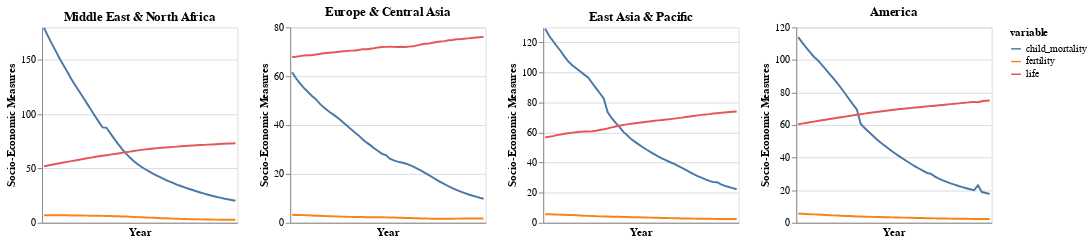

The notebook cell saved with this chart:
### Code cell
from altair.expr import datum

print('\033[1m' + 'FERTILITY,MORTALITY,LIFE' + '\033[0m')

#'Sub-Saharan Africa',
chart = alt.hconcat()
for region in high_region:
    base = alt.Chart(region_df_expand,title=region).mark_line().encode(
    alt.X('Year:O',title='Year',axis=alt.Axis(values=list(range(1,50,10)))),
    alt.Y('value:Q',title='Socio-Economic Measures'),
    alt.Color('variable:N')
).interactive().properties(
    width=200,
    height=200
)
    chart |= base.transform_filter(datum.region == region)
chart

### Figure 1 — Vega-Lite specification as saved in the notebook (floating-point values rounded to 4 significant figures; data arrays with more than 128 entries replaced by an {"elided": "..."} marker saying what was removed)
{"config": {"view": {"continuousWidth": 400, "continuousHeight": 300}}, "hconcat": [{"mark": "line", "encoding": {"color": {"field": "variable", "type": "nominal"}, "x": {"axis": {"values": [1, 11, 21, 31, 41]}, "field": "Year", "title": "Year", "type": "ordinal"}, "y": {"field": "value", "title": "Socio-Economic Measures", "type": "quantitative"}}, "height": 200, "selection": {"selector006": {"type": "interval", "bind": "scales", "encodings": ["x", "y"]}}, "title": "Middle East & North Africa", "transform": [{"filter": "(datum.region === 'Middle East & North Africa')"}], "width": 200}, {"mark": "line", "encoding": {"color": {"field": "variable", "type": "nominal"}, "x": {"axis": {"values": [1, 11, 21, 31, 41]}, "field": "Year", "title": "Year", "type": "ordinal"}, "y": {"field": "value", "title": "Socio-Economic Measures", "type": "quantitative"}}, "height": 200, "selection": {"selector007": {"type": "interval", "bind": "scales", "encodings": ["x", "y"]}}, "title": "Europe & Central Asia", "transform": [{"filter": "(datum.region === 'Europe & Central Asia')"}], "width": 200}, {"mark": "line", "encoding": {"color": {"field": "variable", "type": "nominal"}, "x": {"axis": {"values": [1, 11, 21, 31, 41]}, "field": "Year", "title": "Year", "type": "ordinal"}, "y": {"field": "value", "title": "Socio-Economic Measures", "type": "quantitative"}}, "height": 200, "selection": {"selector008": {"type": "interval", "bind": "scales", "encodings": ["x", "y"]}}, "title": "East Asia & Pacific", "transform": [{"filter": "(datum.region === 'East Asia & Pacific')"}], "width": 200}, {"mark": "line", "encoding": {"color": {"field": "variable", "type": "nominal"}, "x": {"axis": {"values": [1, 11, 21, 31, 41]}, "field": "Year", "title": "Year", "type": "ordinal"}, "y": {"field": "value", "title": "Socio-Economic Measures", "type": "quantitative"}}, "height": 200, "selection": {"selector009": {"type": "interval", "bind": "scales", "encodings": ["x", "y"]}}, "title": "America", "transform": [{"filter": "(datum.region === 'America')"}], "width": 200}], "data": {"name": "data-b770b4cacb5fc4d2929b0ed2670cc55d"}, "$schema": "https://vega.github.io/schema/vega-lite/v4.17.0.json", "datasets": {"data-b770b4cacb5fc4d2929b0ed2670cc55d": {"elided": "900 records"}}}
